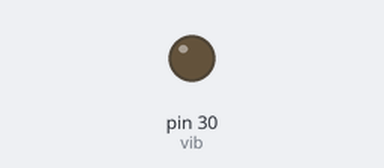
Recording of a sketch running on a simulated Arduino Mega 2560, built with avr-gcc and run on an emulated ATmega2560. Parts: output pins drawn as LEDs (lit = HIGH).

Above: at 1.0 s.
At 4.0 s:
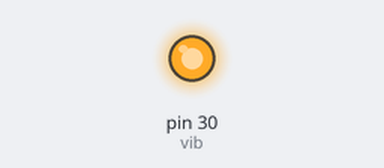
Timing chart, 0 to 7.8 s (numbered marks = the images above):
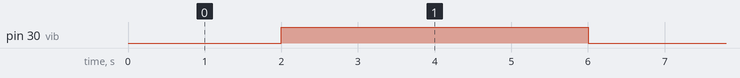

The sketch:

vibUnitTest.ino
```cpp
#define vib 30

const int on=LOW;
const int off=HIGH;

void setup() {
  // put your setup code here, to run once:
  pinMode(vib, OUTPUT);
  digitalWrite(vib, off);
}

void loop() {
  // put your main code here, to run repeatedly:
  vibrate(on);
  delay(2000);
  vibrate(off);
  delay(4000);
}


void vibrate(int state)
{
   digitalWrite(vib, state);
}
```

Measured:
- by itself, pin 30 (vib): alternates HIGH for 4.0 s and LOW for 2.0 s
